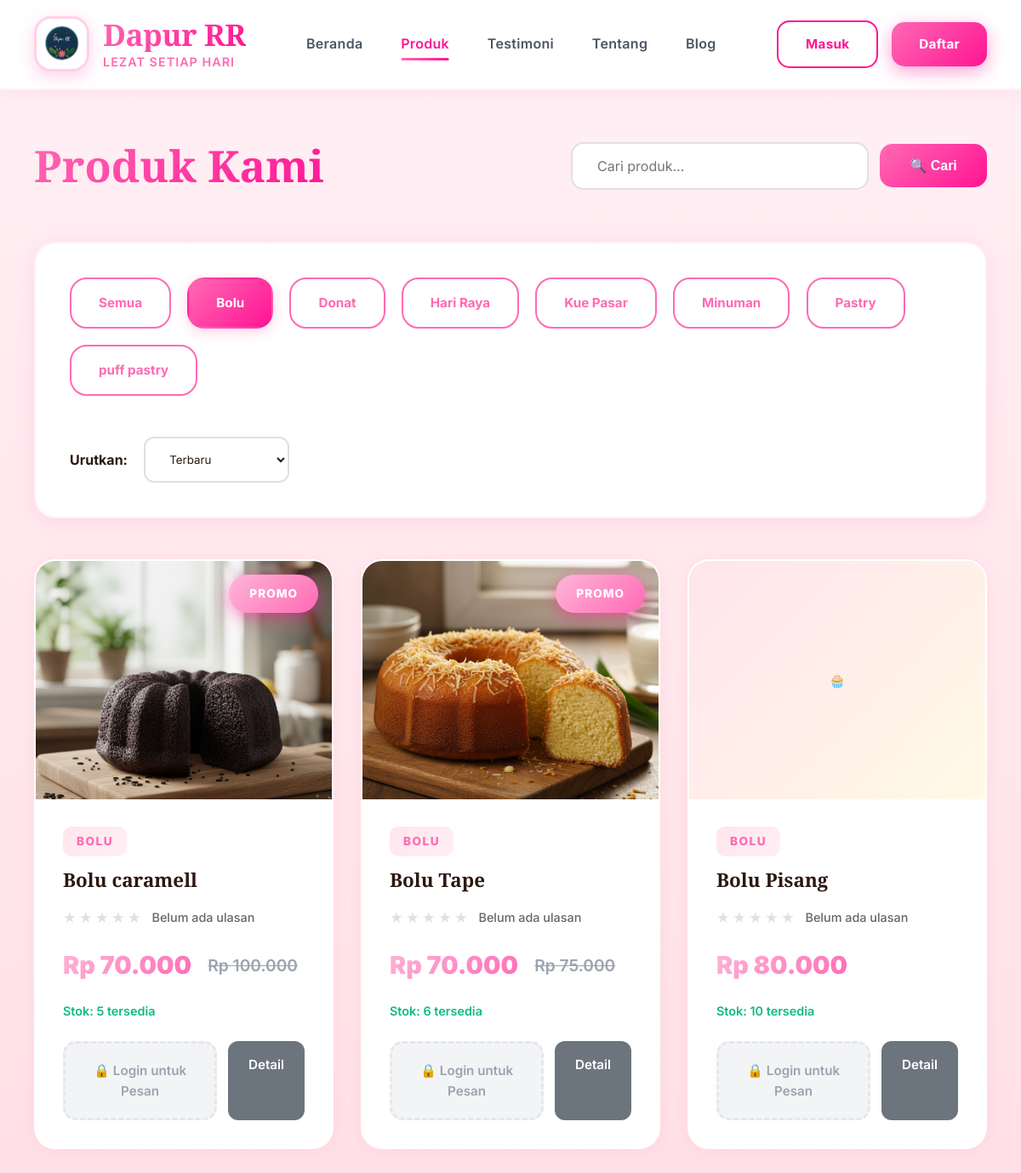
Screenshot of /produk.php?kategori=8 with the database file from the repository.
### tables this page shows
CREATE TABLE `pengaturan` (
  `id` int(11) NOT NULL,
  `nama_toko` varchar(100) DEFAULT 'Dapur RR',
  `tagline` varchar(255) DEFAULT NULL,
  `deskripsi` text DEFAULT NULL,
  `alamat` text DEFAULT NULL,
  `no_telepon` varchar(20) DEFAULT NULL,
  `email` varchar(100) DEFAULT NULL,
  `whatsapp` varchar(20) DEFAULT NULL,
  `logo` varchar(255) DEFAULT NULL,
  `favicon` varchar(255) DEFAULT NULL,
  `maps_embed` text DEFAULT NULL,
  `instagram` varchar(100) DEFAULT NULL,
  `facebook` varchar(100) DEFAULT NULL,
  `twitter` varchar(100) DEFAULT NULL,
  `jam_buka` varchar(100) DEFAULT NULL
);

CREATE TABLE `kategori` (
  `id` int(11) NOT NULL,
  `nama_kategori` varchar(100) NOT NULL,
  `deskripsi` text DEFAULT NULL,
  `gambar` varchar(255) DEFAULT NULL,
  `created_at` timestamp NOT NULL DEFAULT current_timestamp()
);

CREATE TABLE `produk` (
  `id` int(11) NOT NULL,
  `nama_produk` varchar(200) NOT NULL,
  `kategori_id` int(11) DEFAULT NULL,
  `deskripsi` text DEFAULT NULL,
  `harga` decimal(10,2) NOT NULL,
  `stok` int(11) DEFAULT 0,
  `gambar` varchar(255) DEFAULT NULL,
  `berat` int(11) DEFAULT 500,
  `is_promo` tinyint(1) DEFAULT 0,
  `harga_promo` decimal(10,2) DEFAULT NULL,
  `created_at` timestamp NOT NULL DEFAULT current_timestamp(),
  `updated_at` timestamp NULL DEFAULT NULL ON UPDATE current_timestamp()
);

### config/database.php (called while the page is built, shortened)
<?php
function isLoggedIn() {
    return isset($_SESSION['user_id']);
}
function formatRupiah($angka) {
    return "Rp " . number_format($angka, 0, ',', '.');
}
?>

### produk.php (the view, shortened to what this page needs)
<?php
require_once 'config/database.php';
$conn = getConnection();
$pengaturan = $conn->query("SELECT * FROM pengaturan LIMIT 1")->fetch_assoc();
$kategoriId = $_GET['kategori'] ?? '';
$search = $_GET['search'] ?? '';
$sort = $_GET['sort'] ?? 'terbaru';
$query = "SELECT p.*, k.nama_kategori,
          COALESCE(AVG(rp.rating), 0) as avg_rating,
          COUNT(rp.id) as total_reviews
          FROM produk p
          LEFT JOIN kategori k ON p.kategori_id = k.id
          LEFT JOIN rating_produk rp ON p.id = rp.produk_id
          WHERE p.stok > 0";
if ($kategoriId) {
    $query .= " AND p.kategori_id = " . intval($kategoriId);
}
$query .= " GROUP BY p.id";
switch($sort) {
    default:
        $query .= " ORDER BY p.created_at DESC";
}
$produk = $conn->query($query);
$kategori = $conn->query("SELECT * FROM kategori ORDER BY nama_kategori ASC");
$isLoggedIn = isLoggedIn();
?>
<!DOCTYPE html>
<html lang="id">
<head>
</head>
<body>
   <header>
    <div class="header-top">
        <div class="logo">
            <?php
            $logo_paths = [
                'uploads/logo/logo-dapurr.png',
                'uploads/logo/logo.png',
                'images/logo.png',
                'assets/logo.png',
                'logo.png'
            ];
            foreach($logo_paths as $path) {
                if(file_exists($path)) {
                    echo '<img src="' . $path . '" alt="Logo" class="logo-image">';
                    break;
                }
            }
            ?>
            <div class="logo-text">
                <h1><?php echo htmlspecialchars($pengaturan['nama_toko']); ?></h1>
                <p><?php echo htmlspecialchars($pengaturan['tagline']); ?></p>
            </div>
        </div>
        <nav>
            <ul>
                <li><a href="<?php echo $isLoggedIn ? 'home.php' : 'index.php'; ?>">Beranda</a></li>
                <li><a href="produk.php" class="active">Produk</a></li>
                <?php if ($isLoggedIn): ?>
                    <li><a href="riwayat-pesanan.php">Pesanan</a></li>
                    <li><a href="promo.php">Promo</a></li>
                <?php else: ?>
                     <li><a href="testimoni.php">Testimoni</a></li>
                    <li><a href="tentang.php">Tentang</a></li>
                    <li><a href="artikel.php">Blog</a></li>
                <?php endif; ?>
            </ul>
        </nav>
        <div class="auth-buttons">
            <?php if ($isLoggedIn): ?>
                <div class="user-menu">
                    <a href="akun.php" class="user-name">
                        👤 <?php echo htmlspecialchars($_SESSION['nama']); ?>
                    </a>
                    <a href="wishlist.php" class="wishlist-icon">
                        ❤️
                        <?php if ($wishlistCount > 0): ?>
                        <span class="badge"><?php echo $wishlistCount; ?></span>
                        <?php endif; ?>
                    </a>
                    <a href="keranjang.php" class="cart-icon">
                        🛒
                        <?php if ($cartCount > 0): ?>
                        <span class="badge"><?php echo $cartCount; ?></span>
                        <?php endif; ?>
                    </a>
                    <a href="logout.php" class="btn btn-logout">Logout</a>
                </div>
            <?php else: ?>
                <div class="auth-buttons">
                    <a href="login.php" class="btn btn-secondary">Masuk</a>
                    <a href="register.php" class="btn btn-primary">Daftar</a>
                </div>
            <?php endif; ?>
        </div>
    </div>
</header>
    <div class="container">
        <div class="page-header">
            <h1 class="page-title">Produk Kami</h1>
            <form method="GET" class="search-box">
                <input type="text" name="search" placeholder="Cari produk..." value="<?php echo htmlspecialchars($search); ?>">
                <button type="submit">🔍 Cari</button>
            </form>
        </div>
        <div class="filter-section">
            <div class="category-pills">
                <a href="produk.php" class="category-pill <?php echo !$kategoriId ? 'active' : ''; ?>">Semua</a>
                <?php while($kat = $kategori->fetch_assoc()): ?>
                <a href="produk.php?kategori=<?php echo $kat['id']; ?>" class="category-pill <?php echo $kategoriId == $kat['id'] ? 'active' : ''; ?>">
                    <?php echo htmlspecialchars($kat['nama_kategori']); ?>
                </a>
                <?php endwhile; ?>
            </div>
            <div class="filter-group">
                <label>Urutkan:</label>
                <select onchange="location.href='produk.php?sort=' + this.value + '<?php echo $kategoriId ? '&kategori='.$kategoriId : ''; ?><?php echo $search ? '&search='.$search : ''; ?>'">
                    <option value="terbaru" <?php echo $sort === 'terbaru' ? 'selected' : ''; ?>>Terbaru</option>
                </select>
            </div>
        </div>
        <?php if ($produk->num_rows === 0): ?>
        <div class="no-products">
            <div style="font-size: 5rem; margin-bottom: 1rem;">🔍</div>
            <h2>Produk Tidak Ditemukan</h2>
            <p>Tidak ada produk yang sesuai dengan pencarian Anda</p>
            <a href="produk.php" class="btn btn-primary" style="display: inline-block; margin-top: 2rem; text-decoration: none;">Lihat Semua Produk</a>
        </div>
        <?php else: ?>
        <div class="product-grid">
            <?php while($p = $produk->fetch_assoc()): ?>
            <div class="product-card">
                <div class="product-image">
                    <?php if ($p['gambar'] && file_exists($p['gambar'])): ?>
                        <img src="<?php echo htmlspecialchars($p['gambar']); ?>" alt="<?php echo htmlspecialchars($p['nama_produk']); ?>">
                    <?php else: ?>
                        🧁
                    <?php endif; ?>
                    <?php if ($p['is_promo']): ?>
                    <span class="product-badge">PROMO</span>
                    <?php endif; ?>
                </div>
                <div class="product-info">
                    <div class="product-category"><?php echo htmlspecialchars($p['nama_kategori']); ?></div>
                    <h3 class="product-name"><?php echo htmlspecialchars($p['nama_produk']); ?></h3>
                    <div class="product-rating">
                        <div class="stars">
                            <?php
                            $avgRating = round($p['avg_rating']);
                            for($i = 1; $i <= 5; $i++):
                            ?>
                                <span style="color: <?php echo $i <= $avgRating ? '#FFC93C' : '#E0E0E0'; ?>;">★</span>
                            <?php endfor; ?>
                        </div>
                        <span class="rating-text">
                            <?php if ($p['total_reviews'] > 0): ?>
                                <?php echo number_format($p['avg_rating'], 1); ?> (<?php echo $p['total_reviews']; ?> ulasan)
                            <?php else: ?>
                                Belum ada ulasan
                            <?php endif; ?>
                        </span>
                    </div>
                    <div class="product-price">
                        <?php if ($p['is_promo']): ?>
                            <span class="price-current"><?php echo formatRupiah($p['harga_promo']); ?></span>
                            <span class="price-old"><?php echo formatRupiah($p['harga']); ?></span>
                        <?php else: ?>
                            <span class="price-current"><?php echo formatRupiah($p['harga']); ?></span>
                        <?php endif; ?>
                    </div>
                    <p class="product-stock">Stok: <?php echo $p['stok']; ?> tersedia</p>
                    <div class="product-actions">
                        <?php if ($isLoggedIn): ?>
                        <form method="POST" action="keranjang-action.php" style="flex: 1;">
                            <input type="hidden" name="produk_id" value="<?php echo $p['id']; ?>">
                            <button type="submit" name="action" value="add" class="btn-cart">
                                🛒 Tambah
                            </button>
                        </form>
                        <?php else: ?>
                        <div class="btn-cart-disabled" title="Login untuk menambahkan ke keranjang">
                            🔒 Login untuk Pesan
                        </div>
                        <?php endif; ?>
                        <a href="detail-produk.php?id=<?php echo $p['id']; ?>" class="btn-detail">Detail</a>
                    </div>
                </div>
            </div>
            <?php endwhile; ?>
        </div>
        <?php endif; ?>
    </div>
</body>
</html>

### rows the page displays
pengaturan: nama_toko "Dapur RR", tagline "LEZAT SETIAP HARI"
kategori: nama_kategori "Bolu"
kategori: nama_kategori "Donat"
kategori: nama_kategori "Hari Raya"
kategori: nama_kategori "Kue Pasar"
kategori: nama_kategori "Minuman"
kategori: nama_kategori "Pastry"
kategori: nama_kategori "puff pastry"
produk: gambar (picture), is_promo "PROMO", kategori.nama_kategori "BOLU", nama_produk "Bolu caramell", harga_promo "Rp 70.000", harga "Rp 100.000", stok "5"
produk: gambar (picture), is_promo "PROMO", kategori.nama_kategori "BOLU", nama_produk "Bolu Tape", harga_promo "Rp 70.000", harga "Rp 75.000", stok "6"
produk: kategori.nama_kategori "BOLU", nama_produk "Bolu Pisang", harga "Rp 80.000", stok "10"
